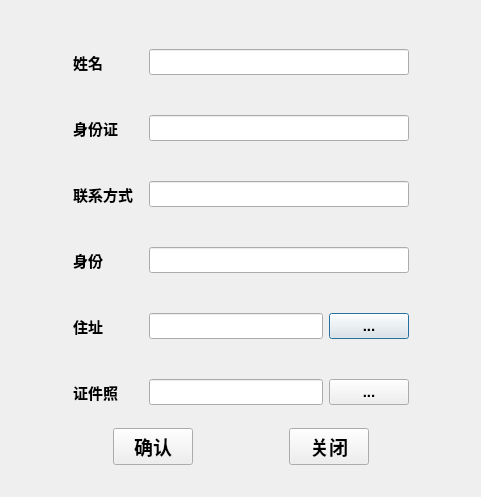
<?xml version="1.0" encoding="UTF-8"?>
<ui version="4.0">
 <class>AddStaffDialog</class>
 <widget class="QDialog" name="AddStaffDialog">
  <property name="geometry">
   <rect>
    <x>0</x>
    <y>0</y>
    <width>481</width>
    <height>497</height>
   </rect>
  </property>
  <property name="windowTitle">
   <string>添加住户</string>
  </property>
  <layout class="QVBoxLayout" name="verticalLayout_3">
   <item>
    <layout class="QHBoxLayout" name="horizontalLayout_8">
     <item>
      <spacer name="horizontalSpacer_4">
       <property name="orientation">
        <enum>Qt::Horizontal</enum>
       </property>
       <property name="sizeHint" stdset="0">
        <size>
         <width>40</width>
         <height>20</height>
        </size>
       </property>
      </spacer>
     </item>
     <item>
      <layout class="QVBoxLayout" name="verticalLayout_2">
       <item>
        <layout class="QVBoxLayout" name="verticalLayout">
         <item>
          <layout class="QHBoxLayout" name="horizontalLayout">
           <item>
            <widget class="QLabel" name="lblName">
             <property name="minimumSize">
              <size>
               <width>70</width>
               <height>60</height>
              </size>
             </property>
             <property name="font">
              <font>
               <family>Arial</family>
               <pointsize>11</pointsize>
               <weight>75</weight>
               <bold>true</bold>
              </font>
             </property>
             <property name="text">
              <string>姓名</string>
             </property>
            </widget>
           </item>
           <item>
            <widget class="QLineEdit" name="ledtName">
             <property name="sizePolicy">
              <sizepolicy hsizetype="Expanding" vsizetype="Fixed">
               <horstretch>0</horstretch>
               <verstretch>0</verstretch>
              </sizepolicy>
             </property>
             <property name="minimumSize">
              <size>
               <width>0</width>
               <height>0</height>
              </size>
             </property>
             <property name="font">
              <font>
               <family>Arial</family>
               <pointsize>11</pointsize>
               <weight>75</weight>
               <bold>true</bold>
              </font>
             </property>
            </widget>
           </item>
          </layout>
         </item>
         <item>
          <layout class="QHBoxLayout" name="horizontalLayout_2">
           <item>
            <widget class="QLabel" name="lblIdCard">
             <property name="minimumSize">
              <size>
               <width>70</width>
               <height>60</height>
              </size>
             </property>
             <property name="font">
              <font>
               <family>Arial</family>
               <pointsize>11</pointsize>
               <weight>75</weight>
               <bold>true</bold>
              </font>
             </property>
             <property name="text">
              <string>身份证</string>
             </property>
            </widget>
           </item>
           <item>
            <widget class="QLineEdit" name="ledtIdCard">
             <property name="sizePolicy">
              <sizepolicy hsizetype="Expanding" vsizetype="Fixed">
               <horstretch>0</horstretch>
               <verstretch>0</verstretch>
              </sizepolicy>
             </property>
             <property name="minimumSize">
              <size>
               <width>40</width>
               <height>0</height>
              </size>
             </property>
             <property name="font">
              <font>
               <family>Arial</family>
               <pointsize>11</pointsize>
               <weight>75</weight>
               <bold>true</bold>
              </font>
             </property>
            </widget>
           </item>
          </layout>
         </item>
         <item>
          <layout class="QHBoxLayout" name="horizontalLayout_3">
           <item>
            <widget class="QLabel" name="lblContact">
             <property name="minimumSize">
              <size>
               <width>70</width>
               <height>60</height>
              </size>
             </property>
             <property name="font">
              <font>
               <family>Arial</family>
               <pointsize>11</pointsize>
               <weight>75</weight>
               <bold>true</bold>
              </font>
             </property>
             <property name="text">
              <string>联系方式</string>
             </property>
            </widget>
           </item>
           <item>
            <widget class="QLineEdit" name="ledtContact">
             <property name="sizePolicy">
              <sizepolicy hsizetype="Expanding" vsizetype="Fixed">
               <horstretch>0</horstretch>
               <verstretch>0</verstretch>
              </sizepolicy>
             </property>
             <property name="minimumSize">
              <size>
               <width>0</width>
               <height>0</height>
              </size>
             </property>
             <property name="font">
              <font>
               <family>Arial</family>
               <pointsize>11</pointsize>
               <weight>75</weight>
               <bold>true</bold>
              </font>
             </property>
            </widget>
           </item>
          </layout>
         </item>
         <item>
          <layout class="QHBoxLayout" name="horizontalLayout_4">
           <item>
            <widget class="QLabel" name="lblRole">
             <property name="minimumSize">
              <size>
               <width>70</width>
               <height>60</height>
              </size>
             </property>
             <property name="font">
              <font>
               <family>Arial</family>
               <pointsize>11</pointsize>
               <weight>75</weight>
               <bold>true</bold>
              </font>
             </property>
             <property name="text">
              <string>身份</string>
             </property>
            </widget>
           </item>
           <item>
            <widget class="QLineEdit" name="ledtRole">
             <property name="sizePolicy">
              <sizepolicy hsizetype="Expanding" vsizetype="Fixed">
               <horstretch>0</horstretch>
               <verstretch>0</verstretch>
              </sizepolicy>
             </property>
             <property name="minimumSize">
              <size>
               <width>0</width>
               <height>0</height>
              </size>
             </property>
             <property name="font">
              <font>
               <family>Arial</family>
               <pointsize>11</pointsize>
               <weight>75</weight>
               <bold>true</bold>
              </font>
             </property>
            </widget>
           </item>
          </layout>
         </item>
         <item>
          <layout class="QHBoxLayout" name="horizontalLayout_5">
           <item>
            <widget class="QLabel" name="lblAddress">
             <property name="minimumSize">
              <size>
               <width>70</width>
               <height>60</height>
              </size>
             </property>
             <property name="font">
              <font>
               <family>Arial</family>
               <pointsize>11</pointsize>
               <weight>75</weight>
               <bold>true</bold>
              </font>
             </property>
             <property name="text">
              <string>住址</string>
             </property>
            </widget>
           </item>
           <item>
            <widget class="QLineEdit" name="ledtAddress">
             <property name="sizePolicy">
              <sizepolicy hsizetype="Expanding" vsizetype="Fixed">
               <horstretch>0</horstretch>
               <verstretch>0</verstretch>
              </sizepolicy>
             </property>
             <property name="minimumSize">
              <size>
               <width>0</width>
               <height>0</height>
              </size>
             </property>
             <property name="font">
              <font>
               <family>Arial</family>
               <pointsize>11</pointsize>
               <weight>75</weight>
               <bold>true</bold>
              </font>
             </property>
            </widget>
           </item>
           <item>
            <widget class="QPushButton" name="btnAddress">
             <property name="font">
              <font>
               <family>Arial</family>
               <pointsize>11</pointsize>
               <weight>75</weight>
               <bold>true</bold>
              </font>
             </property>
             <property name="text">
              <string>...</string>
             </property>
            </widget>
           </item>
          </layout>
         </item>
         <item>
          <layout class="QHBoxLayout" name="horizontalLayout_6">
           <item>
            <widget class="QLabel" name="lblAvatar">
             <property name="minimumSize">
              <size>
               <width>70</width>
               <height>60</height>
              </size>
             </property>
             <property name="font">
              <font>
               <family>Arial</family>
               <pointsize>11</pointsize>
               <weight>75</weight>
               <bold>true</bold>
              </font>
             </property>
             <property name="text">
              <string>证件照</string>
             </property>
            </widget>
           </item>
           <item>
            <widget class="QLineEdit" name="ledtAvatar">
             <property name="sizePolicy">
              <sizepolicy hsizetype="Expanding" vsizetype="Fixed">
               <horstretch>0</horstretch>
               <verstretch>0</verstretch>
              </sizepolicy>
             </property>
             <property name="minimumSize">
              <size>
               <width>0</width>
               <height>0</height>
              </size>
             </property>
             <property name="font">
              <font>
               <family>Arial</family>
               <pointsize>11</pointsize>
               <weight>75</weight>
               <bold>true</bold>
              </font>
             </property>
            </widget>
           </item>
           <item>
            <widget class="QPushButton" name="btnAvatar">
             <property name="font">
              <font>
               <family>Arial</family>
               <pointsize>11</pointsize>
               <weight>75</weight>
               <bold>true</bold>
              </font>
             </property>
             <property name="text">
              <string>...</string>
             </property>
            </widget>
           </item>
          </layout>
         </item>
        </layout>
       </item>
       <item>
        <layout class="QHBoxLayout" name="horizontalLayout_7">
         <item>
          <spacer name="horizontalSpacer_2">
           <property name="orientation">
            <enum>Qt::Horizontal</enum>
           </property>
           <property name="sizeHint" stdset="0">
            <size>
             <width>40</width>
             <height>20</height>
            </size>
           </property>
          </spacer>
         </item>
         <item>
          <widget class="QPushButton" name="btnConfrim">
           <property name="minimumSize">
            <size>
             <width>75</width>
             <height>35</height>
            </size>
           </property>
           <property name="font">
            <font>
             <family>Arial</family>
             <pointsize>14</pointsize>
             <weight>75</weight>
             <bold>true</bold>
            </font>
           </property>
           <property name="text">
            <string>确认</string>
           </property>
          </widget>
         </item>
         <item>
          <spacer name="horizontalSpacer">
           <property name="orientation">
            <enum>Qt::Horizontal</enum>
           </property>
           <property name="sizeType">
            <enum>QSizePolicy::Minimum</enum>
           </property>
           <property name="sizeHint" stdset="0">
            <size>
             <width>90</width>
             <height>20</height>
            </size>
           </property>
          </spacer>
         </item>
         <item>
          <widget class="QPushButton" name="btnConcel">
           <property name="minimumSize">
            <size>
             <width>75</width>
             <height>35</height>
            </size>
           </property>
           <property name="font">
            <font>
             <family>Arial</family>
             <pointsize>14</pointsize>
             <weight>75</weight>
             <bold>true</bold>
            </font>
           </property>
           <property name="text">
            <string>关闭</string>
           </property>
          </widget>
         </item>
         <item>
          <spacer name="horizontalSpacer_3">
           <property name="orientation">
            <enum>Qt::Horizontal</enum>
           </property>
           <property name="sizeHint" stdset="0">
            <size>
             <width>40</width>
             <height>20</height>
            </size>
           </property>
          </spacer>
         </item>
        </layout>
       </item>
      </layout>
     </item>
     <item>
      <spacer name="horizontalSpacer_5">
       <property name="orientation">
        <enum>Qt::Horizontal</enum>
       </property>
       <property name="sizeHint" stdset="0">
        <size>
         <width>40</width>
         <height>20</height>
        </size>
       </property>
      </spacer>
     </item>
    </layout>
   </item>
  </layout>
 </widget>
 <resources/>
 <connections/>
</ui>
